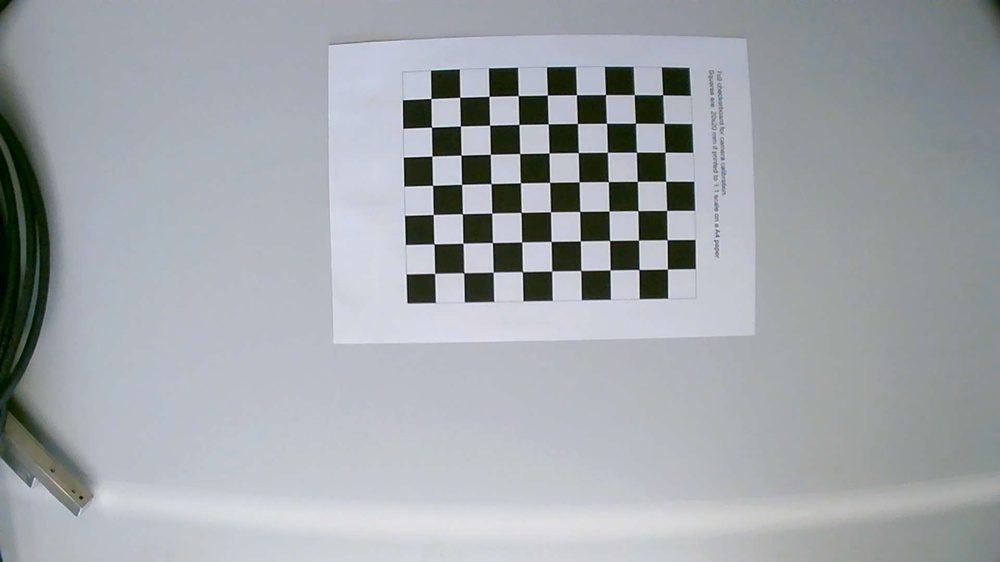
#> input picture intrinsic_calibration/cam1/01_input_images/img_06.jpg, 1000 x 562 px, shrunk from 1920 x 1080 before the run; its folder holds only this picture in this run
$ python detect_corners.py
#> lines starting #> are read from the running program, lines starting #| are printed output that depends on the picture; after the words box and inside, x2 and y2 are one past the last pixel; in counts of white or black regions, pixels touching at a corner belong together
import os
import re
import glob
from pathlib import Path

import cv2
import numpy as np

# =========================================================
# USER SETTINGS
# =========================================================

PATTERN_SIZE = (9, 7)   # inner corners: (cols, rows)

# Relative paths from the script folder
INPUT_DIR = "../01_input_images"
OUTPUT_PREVIEW_DIR = "../04_detection_check"
OUTPUT_RESULTS_DIR = "../03_results"

# Sub-pixel refinement settings
SUBPIX_WIN = (11, 11)
SUBPIX_ZERO_ZONE = (-1, -1)
SUBPIX_CRITERIA = (
    cv2.TERM_CRITERIA_EPS + cv2.TERM_CRITERIA_MAX_ITER,
    30,
    1e-4
)

# Chessboard detection flags
FIND_FLAGS = (
    cv2.CALIB_CB_ADAPTIVE_THRESH
    + cv2.CALIB_CB_NORMALIZE_IMAGE
    + cv2.CALIB_CB_FAST_CHECK
)

# =========================================================
# HELPERS
# =========================================================

def natural_key(path: str):
    """Sort files like img_2.jpg before img_10.jpg."""
    base = os.path.basename(path)
    digits = "".join([c if c.isdigit() else " " for c in base]).split()
    return [int(digits[-1])] if digits else [base]


def list_images(folder: Path):
    exts = ("*.png", "*.jpg", "*.jpeg", "*.bmp", "*.tif", "*.tiff")
    files = []
    for ext in exts:
        files.extend(folder.glob(ext))
    return sorted(files, key=lambda p: natural_key(str(p)))


def infer_camera_id(script_dir: Path):
    """
    Infer camera id from parent folders, e.g. cam1, cam2, ...
    Falls back to 'camera' if not found.
    """
    for part in [script_dir.name, script_dir.parent.name, script_dir.parent.parent.name]:
        match = re.search(r"(cam\d+)", part.lower())
        if match:
            return match.group(1)
    return "camera"


# =========================================================
# MAIN
# =========================================================

def main():
    script_dir = Path(__file__).resolve().parent
    input_dir = (script_dir / INPUT_DIR).resolve()
    preview_dir = (script_dir / OUTPUT_PREVIEW_DIR).resolve()
    results_dir = (script_dir / OUTPUT_RESULTS_DIR).resolve()

    preview_dir.mkdir(parents=True, exist_ok=True)
    results_dir.mkdir(parents=True, exist_ok=True)

    camera_id = infer_camera_id(script_dir)
    output_npz_path = results_dir / f"detected_corners_{camera_id}.npz"

    image_paths = list_images(input_dir)
    if not image_paths:
        raise FileNotFoundError(
            f"No images found in '{input_dir}'. "
            f"Put calibration images there."
        )

    all_img_points = []   # list of (N,1,2) float32 arrays
    used_images = []
    rejected_images = []
    image_size = None

    for idx, path in enumerate(image_paths, start=1):
        img = cv2.imread(str(path))
#> img is the input picture: shape (562, 1000, 3); mean B, G, R 170.4, 165.9, 161.3
        if img is None:
            rejected_images.append(path.name)
            continue

        gray = cv2.cvtColor(img, cv2.COLOR_BGR2GRAY)

        if image_size is None:
            image_size = (gray.shape[1], gray.shape[0])  # (width, height)
#> image_size = (1000, 562)

        found, corners = cv2.findChessboardCorners(gray, PATTERN_SIZE, FIND_FLAGS)
#> found = True; corners = 63 rows, first 8: [431, 98.49], [459.7, 97.2], [489, 96.3], [518.3, 95.6], [547.5, 95.18], [576.6, 94.72], [605.5, 94.65], [634.3, 94.54]

        if not found or corners is None:
            rejected_images.append(path.name)
            continue

        corners_refined = cv2.cornerSubPix(
            gray,
            corners,
            SUBPIX_WIN,
            SUBPIX_ZERO_ZONE,
            SUBPIX_CRITERIA
        )
#> corners_refined = 63 rows, first 8: [430.9, 98.48], [459.7, 97.28], [489, 96.34], [518.2, 95.57], [547.4, 95.12], [576.4, 94.69], [605.5, 94.55], [634.3, 94.6]

        all_img_points.append(corners_refined.astype(np.float32))
        used_images.append(path.name)

        # Save preview image
        vis = img.copy()
        cv2.drawChessboardCorners(vis, PATTERN_SIZE, corners_refined, True)
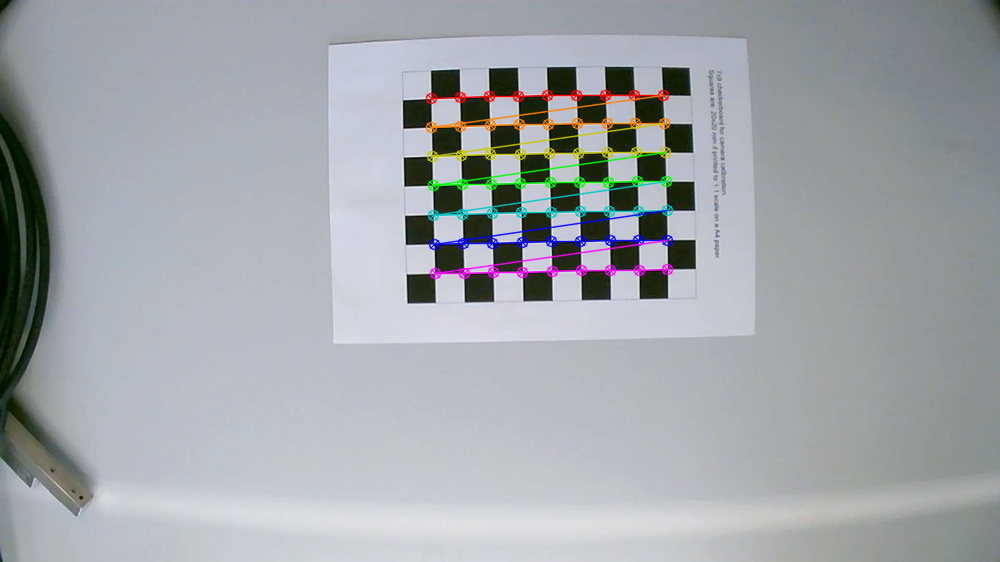
#> vis: shape (562, 1000, 3); 2.45% of pixels changed, all inside (x1, y1, x2, y2) = (425, 89, 674, 280)
        out_name = f"detected_{path.name}"
        cv2.imwrite(str(preview_dir / out_name), vis)

    if image_size is None:
        raise RuntimeError("Could not determine image size from input images.")

    np.savez(
        str(output_npz_path),
        camera_id=np.array(camera_id, dtype=object),
        pattern_size=np.array(PATTERN_SIZE, dtype=np.int32),
        image_size=np.array(image_size, dtype=np.int32),
        image_points=np.array(all_img_points, dtype=object),
        used_images=np.array(used_images, dtype=object),
        rejected_images=np.array(rejected_images, dtype=object),
    )

    print("=== Corner Detection Summary ===")
    print(f"Camera ID: {camera_id}")
    print(f"Input folder: {input_dir}")
    print(f"Pattern (inner corners): {PATTERN_SIZE[0]} x {PATTERN_SIZE[1]}")
    print(f"Total images found: {len(image_paths)}")
    print(f"Images accepted (corners found): {len(used_images)}")
    print(f"Images rejected: {len(rejected_images)}")
    print(f"Preview overlays saved to: {preview_dir}")
    print(f"Detected corners saved to: {output_npz_path}")

    if rejected_images:
        print("\nRejected files:")
        for name in rejected_images:
            print(f" - {name}")


if __name__ == "__main__":
    main()
